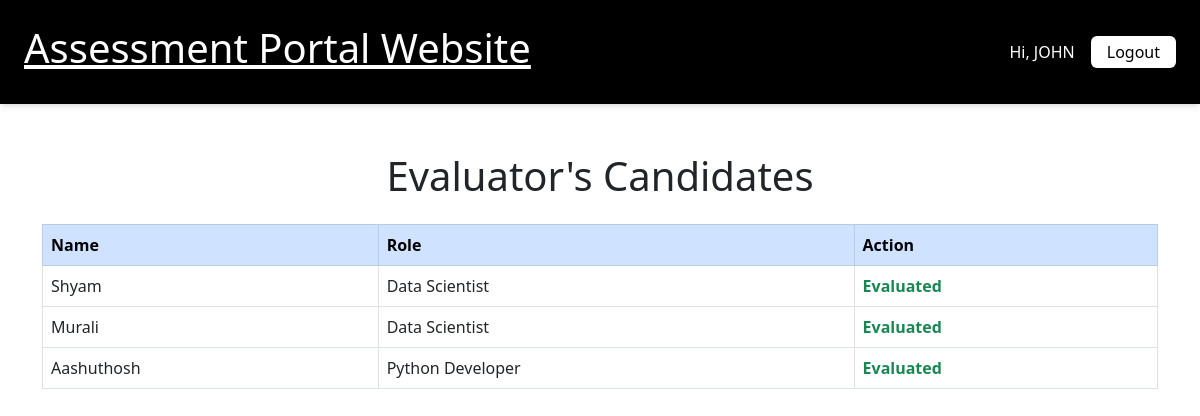
/trial/ (signed in), run on the app's committed database.
### assessment_app/models.py (models this page shows, shortened)
class Candidate(models.Model):
    name = models.CharField(max_length=30,null=False,blank=False)
    email = models.EmailField(null=False,blank=False)
    resume = models.FileField(upload_to="resumes/",blank=True,null=True)
    role = models.ForeignKey(Role,related_name='candidaterole',on_delete=models.CASCADE)

class Role(models.Model):
    title = models.CharField(max_length=40,null=False,blank=False,unique=True)
    def __str__(self):
        return self.title

### assessment_app/views.py (the view)
# urls.py: path('trial/',evaluator_candidates_view,name='trial'),
@login_required
def evaluator_candidates_view(request):
    candidate_ids = Evaluator.objects.filter(user=request.user).values_list('candidate_id', flat=True)
    unevaluated_exists = CandidateCriterionScore.objects.filter(
        candidate_id=OuterRef('pk'),
        evaluator__user=request.user,
        is_evaluated=False
    )
    candidates = Candidate.objects.filter(id__in=candidate_ids).annotate(
        is_fully_evaluated=~Exists(unevaluated_exists)
    )
    return render(request, 'trial.html', {'candidates': candidates})

### templates/trial.html
{% extends 'home.html' %}
{% block content %}
<link href="https://cdn.jsdelivr.net/npm/bootstrap@5.3.0/dist/css/bootstrap.min.css" rel="stylesheet">
<div class="container mt-5">
    <h1 class="mb-4 text-center">Evaluator's Candidates</h1>
    <div class="table-responsive">
        <table class="table table-bordered table-hover">
            <thead class="table-primary">
                <tr>
                    <th scope="col">Name</th>
                    <th scope="col">Role</th>
                    <th scope="col">Action</th>
                </tr>
            </thead>
            <tbody>
                {% for candidate in candidates %}
                    <tr>
                        <td>{{ candidate.name }}</td>
                        <td>{{ candidate.role }}</td>
                        <td>
                            {% if candidate.is_fully_evaluated %}
                                <span class="text-success fw-bold">Evaluated</span>
                            {% else %}
                                <a href="{% url 'evalscorer' candidate_id=candidate.id %}"
                                   class="btn btn-outline-primary btn-sm">
                                    Evaluate
                                </a>
                            {% endif %}
                        </td>
                    </tr>
                {% endfor %}
            </tbody>
        </table>
    </div>
</div>
{% endblock %}

### templates/home.html (shortened to what this page needs)
<!DOCTYPE html>
<html lang="en">
<head>
    <script src="https://cdn.tailwindcss.com"></script>
</head>
<body>
    <nav class="bg-black shadow-md">
    <div class="max-w-7xl mx-auto px-4 py-4 flex justify-between items-center">
        <a href="{% url 'home' %}" class="text-2xl font-bold text-white"><h1>Assessment Portal Website</h1></a>
        <div class="flex items-center gap-2">
                    {% if user.is_authenticated %}
                        <span class="text-white mr-2">Hi, {{ user.username }}</span>
                    {% else %}
                         <a href="{% url 'login' %}" class="bg-white text-black px-3 py-1 rounded hover:bg-green-600 hover:text-white transition">Login</a>
                    {% endif %}
                        <form method="post" action="{% url 'logout' %}">
                            <button type="submit" class="bg-white text-black px-3 py-1 rounded hover:bg-red-600 hover:text-white transition">Logout</button>
                        </form>
    </div>
</nav>
{% block content %}{% endblock %}
</body>
</html>

### data on the page
Candidate: name "Shyam", role "Data Scientist", shows "Evaluated"
Candidate: name "Murali", role "Data Scientist", shows "Evaluated"
Candidate: name "Aashuthosh", role "Python Developer", shows "Evaluated"

### other printed values
{{ user.username }} "JOHN"
